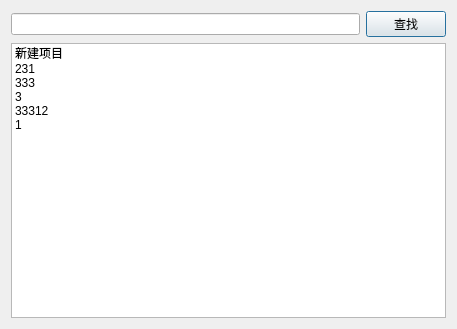
<?xml version="1.0" encoding="UTF-8"?>
<ui version="4.0">
 <class>AddFriendDialog</class>
 <widget class="QDialog" name="AddFriendDialog">
  <property name="geometry">
   <rect>
    <x>0</x>
    <y>0</y>
    <width>457</width>
    <height>329</height>
   </rect>
  </property>
  <property name="windowTitle">
   <string>Dialog</string>
  </property>
  <layout class="QGridLayout" name="gridLayout">
   <item row="0" column="0">
    <widget class="QLineEdit" name="id_text"/>
   </item>
   <item row="0" column="1">
    <widget class="QPushButton" name="findButton">
     <property name="text">
      <string>查找</string>
     </property>
    </widget>
   </item>
   <item row="1" column="0" colspan="2">
    <widget class="QListWidget" name="listWidget">
     <property name="editTriggers">
      <set>QAbstractItemView::DoubleClicked|QAbstractItemView::EditKeyPressed</set>
     </property>
     <property name="isWrapping" stdset="0">
      <bool>false</bool>
     </property>
     <property name="selectionRectVisible">
      <bool>true</bool>
     </property>
     <property name="sortingEnabled">
      <bool>false</bool>
     </property>
     <item>
      <property name="text">
       <string>新建项目</string>
      </property>
      <property name="flags">
       <set>ItemIsSelectable|ItemIsUserCheckable|ItemIsEnabled</set>
      </property>
     </item>
     <item>
      <property name="text">
       <string>231</string>
      </property>
     </item>
     <item>
      <property name="text">
       <string>333</string>
      </property>
     </item>
     <item>
      <property name="text">
       <string>3</string>
      </property>
     </item>
     <item>
      <property name="text">
       <string>33312</string>
      </property>
     </item>
     <item>
      <property name="text">
       <string>1</string>
      </property>
     </item>
    </widget>
   </item>
  </layout>
 </widget>
 <resources/>
 <connections/>
</ui>
